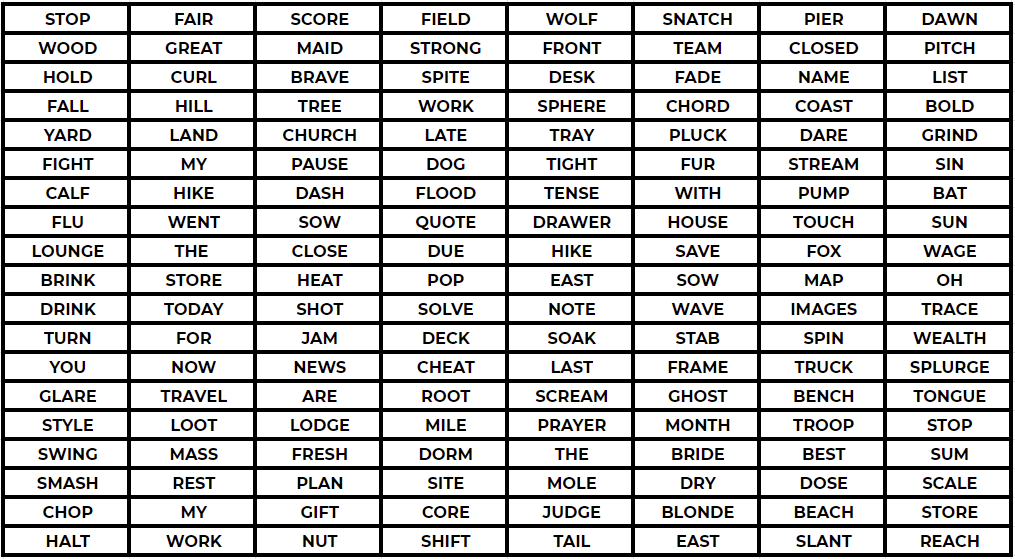
#> input picture Python_Language/14-Working-with-Images/word_matrix.png, 1015 x 559 px
$ jupyter execute 01-Image-Exercise.ipynb
#> lines starting #> are read from the running program, lines starting #| are printed output that depends on the picture
___

<a href='https://www.udemy.com/user/joseportilla/'></a>
___
<center><em>Content Copyright by Pierian Data</em></center>

# Image Exercise

In the folder "Working with Images" (same folder this notebook is located in) there are two images we will be working with:
* word_matrix.png
* mask.png

The word_matrix is a .png image that contains a spreadsheet of words with a hidden message in it.

Your task is to use the mask.png image to reveal the hidden message inside the word_matrix.png. Keep in mind, you may need to make changes to the mask.png in order for this to work. That is all we'll say for now, since we really want you to discover this on your own!

This exercise is more open-ended, so we won't guide you with the steps, instead, letting you explore and figure things out on your own as you would in a real world situation. However, if you get stuck, you can always view the solutions video or notebook for guidance. Best of luck!

[cell 1]
from PIL import Image

[cell 2]
matrix = Image.open('word_matrix.png')
#> matrix is the input picture: PIL image 1015x559 RGBA; mean R, G, B, A 192.9, 192.7, 192.7, 255

[cell 3]
matrix

[cell 4]
mask = Image.open('mask.png')
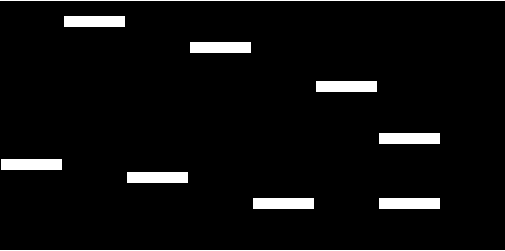
#> input picture Python_Language/14-Working-with-Images/mask.png, 505 x 251 px
#> mask is the input picture: PIL image 505x251 RGBA; mean R, G, B, A 12.8, 12.8, 12.8, 255

[cell 5]
mask

[cell 6]
mask.size
#> Out = (505, 251)

[cell 7]
matrix.size
559/19

[cell 8]
matrix.crop((0,0,130,34))
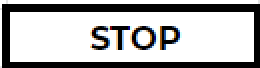
#> Out: PIL image 130x34 RGBA (shown 2 times larger); mean R, G, B, A 179.6, 179.4, 179.5, 255

[cell 9]
matrix.mode
#> Out = 'RGBA'

[cell 10]
matrix.putalpha(255)

[cell 11]
matrix

[cell 12]
# hidden matrix image which is laied as the bottom image. mask image is the top image whih is put on the top of the bottom
# image
# it is a looping
matrix.paste(mask,box=(0,0),mask=mask)
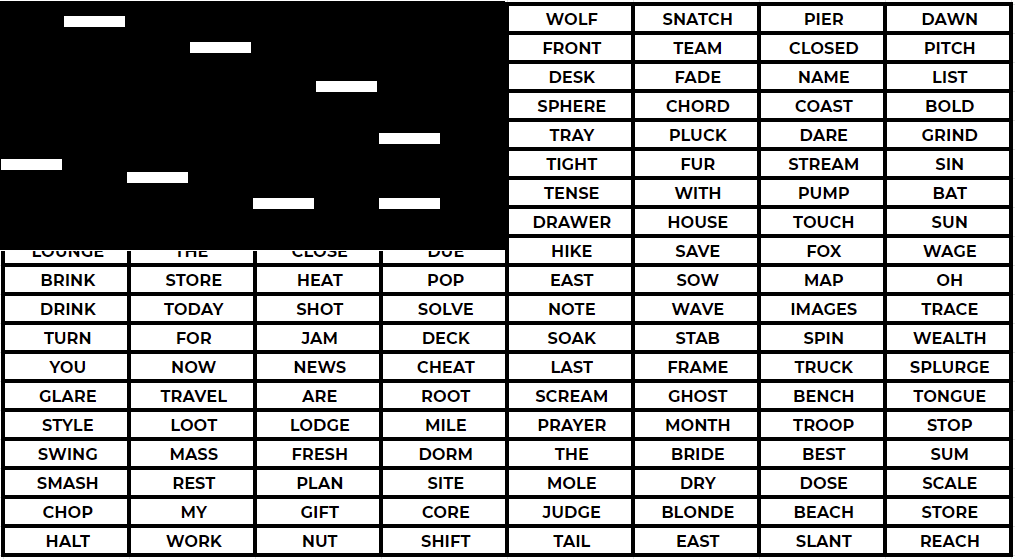
#> matrix: PIL image 1015x559 RGBA; mean R, G, B, A 152.4, 152.2, 152.2, 255

[cell 13]
mask.mode
#> Out = 'RGBA'

[cell 14]
mask.putalpha(255)

[cell 15]
mask

[cell 16]
matrix

[cell 17]
sizw=matrix.size
#> sizw = (1015, 559)

[cell 18]
mask=mask.resize(sizw)
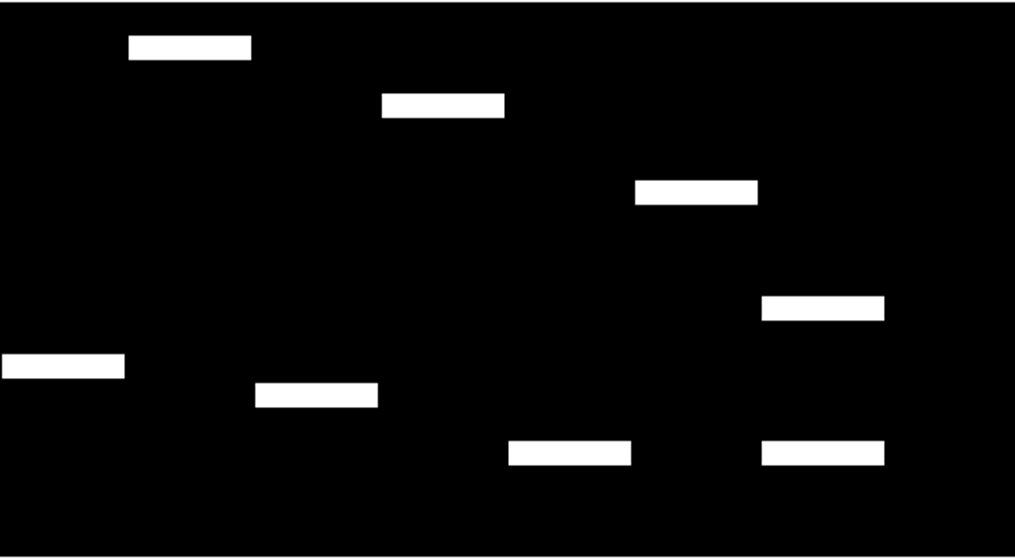
#> mask: PIL image 1015x559 RGBA; mean R, G, B, A 12.9, 12.9, 12.9, 255

[cell 19]
mask.size
#> Out = (1015, 559)

[cell 20]
mask.putalpha(200) # add transparency on the mask image
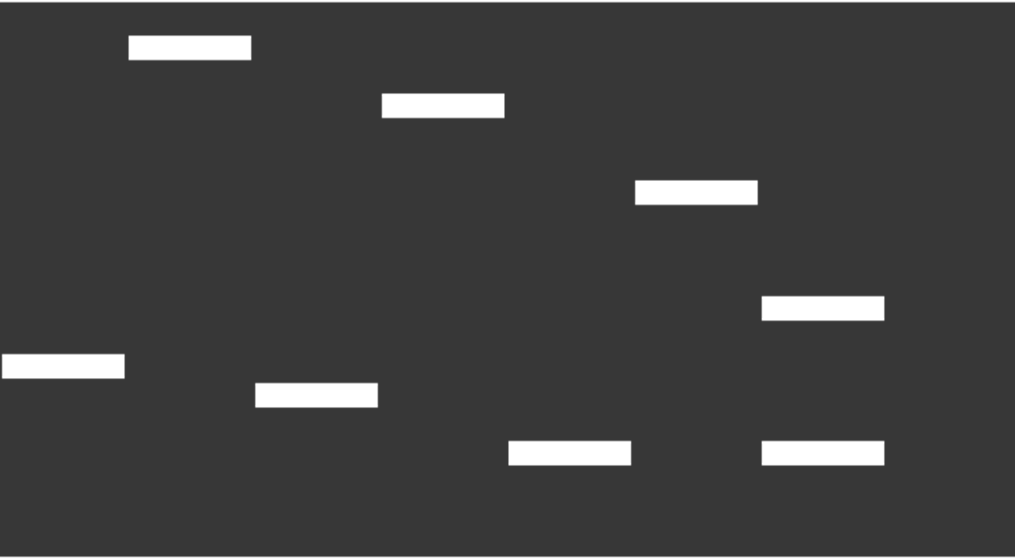
#> mask: PIL image 1015x559 RGBA; mean R, G, B, A 12.9, 12.9, 12.9, 200; transparent parts drawn white

[cell 21]
mask

[cell 22]
matrix.paste(mask,(0,0), mask=mask)
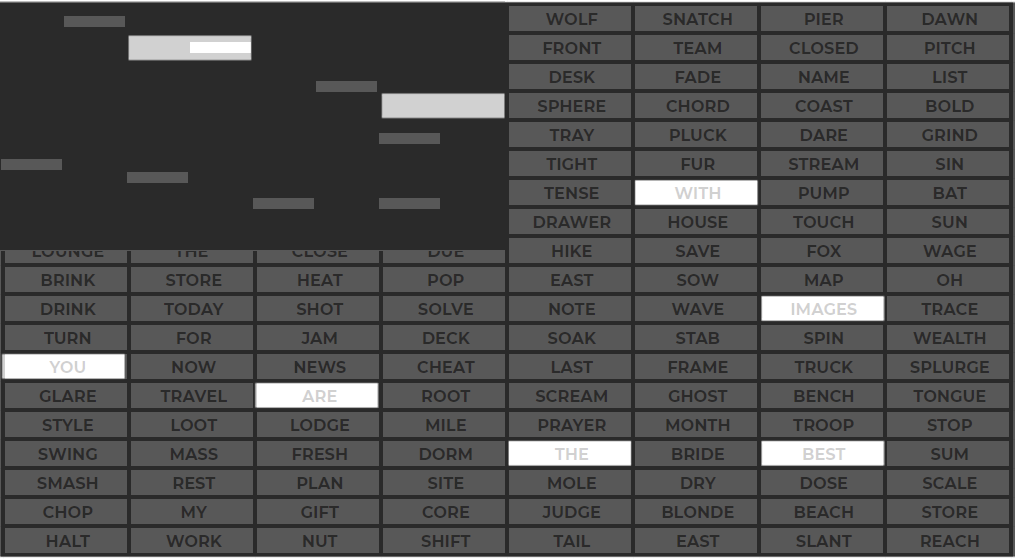
#> matrix: PIL image 1015x559 RGBA; mean R, G, B, A 42.9, 42.9, 42.9, 212; transparent parts drawn white
